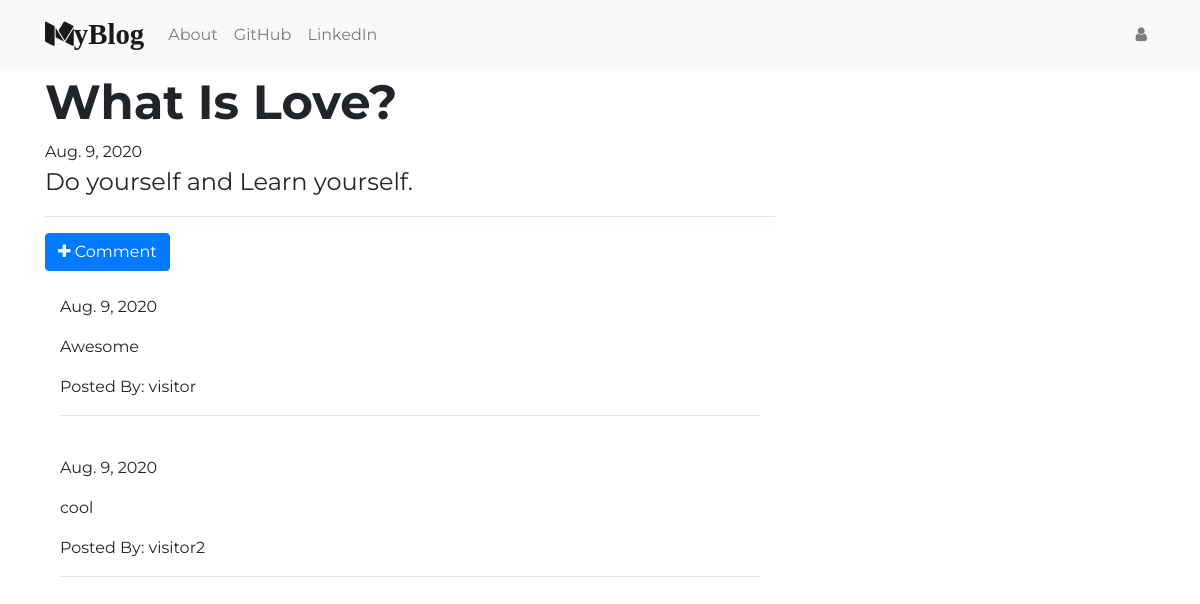
Screenshot of /post/7/ with the database file from the repository.
### blog/models.py (models this page shows, shortened)
class Post(models.Model):
    author = models.ForeignKey("auth.User", on_delete=models.CASCADE)
    title = models.CharField(max_length=200)
    text = models.CharField(max_length=500)
    create_date = models.DateField(default=timezone.now)
    publish_date = models.DateField(null=True, blank=True)

class Comment(models.Model):
    post = models.ForeignKey("blog.Post", related_name='comments', on_delete=models.CASCADE)
    author = models.CharField( max_length=200)
    text = models.CharField(max_length=500)
    create_date = models.DateField(default=timezone.now)
    approved_comment = models.BooleanField(null=True, blank=True)

### blog/views.py (the view)
# urls.py: path('post/<int:pk>/', views.PostDetailView.as_view(), name="post_detail"),
class PostDetailView(DetailView):
    model = Post

### blog/templates/blog/post_detail.html (shortened to what this page needs)
{% extends 'blog/base.html' %}
{% block content %}
    <h1 class="posttitle loader">{{ post.title }}</h1>
    {% if post.publish_date %}
        <div class="date publish_date">
            {{ post.publish_date }}
        </div>
    {% else %}
        <a class="btn btn-secondary" href="{% url 'post_publish' pk=post.pk %}">Publish</a>
    {% endif %}
    <p class="postcontent">{{ post.text|safe|linebreaksbr }}</p>
    <hr class="shadow">
    <a class="btn btn-primary" href="{% url 'add_comment_to_post' pk=post.pk %}"><i class="fa fa-plus" aria-hidden="true"></i> Comment</a>
    <div class="container">
        {% for comment in post.comments.all %}
            <br>
            {% if user.is_authenticated or comment.approved_comment %}
                {{ comment.create_date }}
                <p>{{ comment.text|safe|linebreaks }}</p>
                <p>Posted By: {{ comment.author }}</p>
            {% endif %}
            <hr>
        {% endfor %}
{% endblock content %}

### blog/static/css/blog.css (style rules this page uses)
body { font-family: Montserrat; }
.posttitle { font-family: Montserrat; font-size: 3em; text-transform: capitalize; font-weight: 700; }
.postcontent { font-family: Montserrat, sans-serif; font-size: 1.5em; }
.loader { filter:hue-rotate(0deg); color:linear-gradient(45deg,#0f8,#08f); animation:hue 10000ms infinite linear; }

### rows the page displays
Post: title "What Is Love?", publish_date "Aug. 9, 2020", text "Do yourself and Learn yourself."
Comment: create_date "Aug. 9, 2020", text "Awesome", author "visitor"
Comment: create_date "Aug. 9, 2020", text "cool", author "visitor2"
